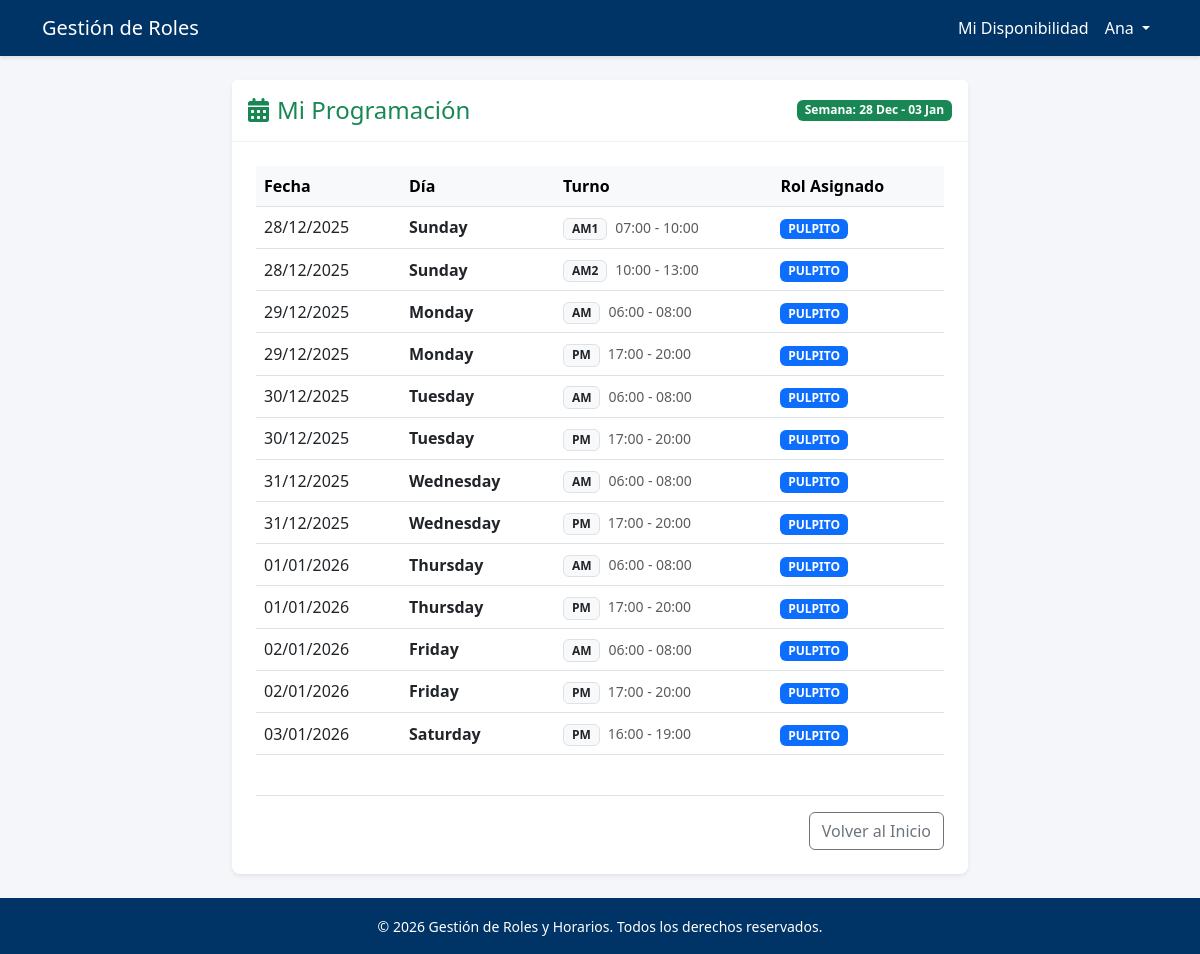
Page /users/mis-programaciones/ (signed in) on the committed database.
### users/models.py (models this page shows, shortened)
class CustomUser(AbstractUser):
    username = None
    email = models.EmailField(_('email address'), unique=True)
    documento = models.CharField(max_length=20, unique=True, verbose_name="Documento de Identidad")
    celular = models.CharField(max_length=20, verbose_name="Celular")
    GENERO_CHOICES = [
        ('M', 'Masculino'),
        ('F', 'Femenino'),
        ('O', 'Otro'),
    ]
    genero = models.CharField(max_length=1, choices=GENERO_CHOICES, verbose_name="Género")
    bes = models.BooleanField(default=False, verbose_name="B.E.S")
    im = models.BooleanField(default=False, verbose_name="I.M")
    pf = models.BooleanField(default=False, verbose_name="PF")
    roles = models.ManyToManyField(Rol, related_name='usuarios', blank=True)
    pareja = models.ForeignKey('self', null=True, blank=True, on_delete=models.SET_NULL, verbose_name="Pareja / Dependencia", help_text="Usuario con el que debe coincidir obligatoriamente en turno")
    USERNAME_FIELD = 'email'
    REQUIRED_FIELDS = ['documento', 'first_name', 'last_name']
    objects = CustomUserManager()

class Programacion(models.Model):
    fecha_inicio = models.DateField(verbose_name="Fecha Inicio Semana")
    fecha_fin = models.DateField(verbose_name="Fecha Fin Semana")
    publicada = models.BooleanField(default=False, verbose_name="Publicada")
    creada_en = models.DateTimeField(auto_now_add=True)
    class Meta:
        verbose_name = "Programación Semanal"
        verbose_name_plural = "Programaciones Semanales"
        ordering = ['-fecha_inicio']

class Asignacion(models.Model):
    programacion = models.ForeignKey(Programacion, on_delete=models.CASCADE, related_name='asignaciones')
    usuario = models.ForeignKey(CustomUser, on_delete=models.CASCADE, related_name='asignaciones')
    turno = models.ForeignKey(Turno, on_delete=models.CASCADE)
    rol = models.ForeignKey(Rol, on_delete=models.CASCADE) # El rol que ejercerá en ese turno
    fecha = models.DateField(verbose_name="Fecha del Turno")
    class Meta:
        verbose_name = "Asignación de Turno"
        verbose_name_plural = "Asignaciones de Turno"
        unique_together = ('usuario', 'fecha', 'turno') # Un usuario no puede tener 2 roles en el mismo turno/fecha

class Turno(models.Model):
    DIAS = [
        (0, 'Lunes'),
        (1, 'Martes'),
        (2, 'Miércoles'),
        (3, 'Jueves'),
        (4, 'Viernes'),
        (5, 'Sábado'),
        (6, 'Domingo'),
    ]
    dia = models.IntegerField(choices=DIAS, verbose_name="Día de la semana")
    nombre = models.CharField(max_length=50, verbose_name="Nombre del Turno") # Ej: AM, PM, AM1
    hora_inicio = models.TimeField(verbose_name="Hora Inicio")
    hora_fin = models.TimeField(verbose_name="Hora Fin")
    roles_validos = models.ManyToManyField(Rol, related_name='turnos_disponibles', blank=True)
    class Meta:
        verbose_name = "Turno"
        verbose_name_plural = "Turnos"
        ordering = ['dia', 'hora_inicio']

class Rol(models.Model):
    nombre = models.CharField(max_length=100, unique=True)
    descripcion = models.TextField(blank=True, null=True)
    class Meta:
        verbose_name = "Rol"
        verbose_name_plural = "Roles"

### users/views.py (the view)
# urls.py: path('mis-programaciones/', views.mis_programaciones, name='mis_programaciones'),
@login_required
def mis_programaciones(request):
    programacion_actual = Programacion.objects.filter(publicada=True).order_by('-fecha_inicio').first()
    asignaciones = []
    if programacion_actual:
        asignaciones = Asignacion.objects.filter(
            programacion=programacion_actual,
            usuario=request.user
        ).select_related('turno', 'rol').order_by('fecha', 'turno__hora_inicio')
    context = {
        'programacion': programacion_actual,
        'asignaciones': asignaciones
    }
    return render(request, 'users/mis_programaciones.html', context)

### templates/users/mis_programaciones.html (shortened to what this page needs)
{% extends 'base.html' %}
{% block content %}
<div class="row justify-content-center">
    <div class="col-lg-8">
        <div class="card shadow-sm">
            <div class="card-header bg-white py-3 d-flex justify-content-between align-items-center">
                <h4 class="mb-0 text-success"><i class="fas fa-calendar-alt me-2"></i>Mi Programación</h4>
                {% if programacion %}
                <span class="badge bg-success">Semana: {{ programacion.fecha_inicio|date:"d M" }} - {{ programacion.fecha_fin|date:"d M" }}</span>
                {% endif %}
            </div>
            <div class="card-body p-4">
                {% if programacion %}
                    {% if asignaciones %}
                        <div class="table-responsive">
                            <table class="table table-hover align-middle">
                                <thead class="table-light">
                                    <tr>
                                        <th>Fecha</th>
                                        <th>Día</th>
                                        <th>Turno</th>
                                        <th>Rol Asignado</th>
                                    </tr>
                                </thead>
                                <tbody>
                                    {% for asignacion in asignaciones %}
                                    <tr>
                                        <td>{{ asignacion.fecha|date:"d/m/Y" }}</td>
                                        <td class="fw-bold">{{ asignacion.fecha|date:"l"|capfirst }}</td>
                                        <td>
                                            <span class="badge bg-light text-dark border">
                                                {{ asignacion.turno.nombre }}
                                            </span>
                                            <small class="text-muted ms-1">
                                                {{ asignacion.turno.hora_inicio|time:"H:i" }} - {{ asignacion.turno.hora_fin|time:"H:i" }}
                                            </small>
                                        </td>
                                        <td>
                                            <span class="badge bg-primary">{{ asignacion.rol.nombre }}</span>
                                        </td>
                                    </tr>
                                    {% endfor %}
                                </tbody>
                            </table>
                        </div>
                    {% else %}
                        <div class="text-center py-5">
                            <i class="fas fa-coffee fa-3x text-muted mb-3"></i>
                            <h5>¡Semana Libre!</h5>
                            <p class="text-muted">No tienes turnos asignados para esta programación.</p>
                        </div>
                    {% endif %}
                {% else %}
                    <div class="text-center py-5">
                        <i class="fas fa-calendar-times fa-3x text-muted mb-3"></i>
                        <h5>No hay programación publicada</h5>
                        <p class="text-muted">Aún no se ha publicado la programación para esta semana.</p>
                    </div>
                {% endif %}
                <div class="d-grid gap-2 d-md-flex justify-content-md-end mt-4 pt-3 border-top">
                    <a href="{% url 'home' %}" class="btn btn-outline-secondary">Volver al Inicio</a>
                </div>
            </div>
        </div>
    </div>
</div>
{% endblock %}

### templates/base.html (shortened to what this page needs)
{% load static %}
<!DOCTYPE html>
<html lang="es">
<head>
    <link href="https://cdn.jsdelivr.net/npm/bootstrap@5.3.0/dist/css/bootstrap.min.css" rel="stylesheet">
    <link rel="stylesheet" href="https://cdnjs.cloudflare.com/ajax/libs/font-awesome/6.4.0/css/all.min.css">
</head>
<body class="d-flex flex-column min-vh-100">
    <nav class="navbar navbar-expand-lg navbar-dark mb-4">
        <div class="container">
            <a class="navbar-brand" href="{% url 'home' %}">
                Gestión de Roles
            </a>
            <div class="collapse navbar-collapse" id="navbarNav">
                <ul class="navbar-nav ms-auto">
                    {% if user.is_authenticated %}
                        {% if user.roles.exists %}
                        <li class="nav-item">
                            <a class="nav-link" href="{% url 'disponibilidad' %}">Mi Disponibilidad</a>
                        </li>
                        {% endif %}
                        <li class="nav-item dropdown">
                            <a class="nav-link dropdown-toggle" href="#" role="button" data-bs-toggle="dropdown">
                                {{ user.first_name }}
                            </a>
                        </li>
                    {% else %}
                        <li class="nav-item">
                            <a class="nav-link" href="{% url 'login' %}">Iniciar Sesión</a>
                        </li>
                    {% endif %}
                </ul>
            </div>
        </div>
    </nav>
    <div class="container flex-grow-1">
        {% block content %}{% endblock %}
    </div>
    <footer class="footer mt-4 text-center">
        <div class="container">
            <small>&copy; {% now "Y" %} Gestión de Roles y Horarios. Todos los derechos reservados.</small>
        </div>
    </footer>
</body>
</html>

### templates/base.html (style rules this page uses)
:root { --primary-color: #003366; --secondary-color: #0056b3; --accent-color: #f8f9fa; }
body { background-color: #f4f6f9; font-family: 'Segoe UI', Tahoma, Geneva, Verdana, sans-serif; }
.navbar { background-color: var(--primary-color); box-shadow: 0 2px 4px rgba(0,0,0,0.1); }
.navbar-brand, .nav-link { color: white !important; }
.card { border: none; box-shadow: 0 0.125rem 0.25rem rgba(0, 0, 0, 0.075); border-radius: 0.5rem; }
.card-header { background-color: white; border-bottom: 1px solid rgba(0,0,0,0.05); font-weight: 600; color: var(--primary-color); }
.footer { background-color: var(--primary-color); color: white; padding: 1rem 0; margin-top: auto; }

### rows in the picture
CustomUser: first_name "Ana"
Programacion: fecha_inicio "28 Dec", fecha_fin "03 Jan"
Asignacion: fecha "28/12/2025", fecha "Sunday", turno.nombre "AM1", turno.hora_inicio "07:00", turno.hora_fin "10:00", rol.nombre "PULPITO"
Asignacion: fecha "28/12/2025", fecha "Sunday", turno.nombre "AM2", turno.hora_inicio "10:00", turno.hora_fin "13:00", rol.nombre "PULPITO"
Asignacion: fecha "29/12/2025", fecha "Monday", turno.nombre "AM", turno.hora_inicio "06:00", turno.hora_fin "08:00", rol.nombre "PULPITO"
Asignacion: fecha "29/12/2025", fecha "Monday", turno.nombre "PM", turno.hora_inicio "17:00", turno.hora_fin "20:00", rol.nombre "PULPITO"
Asignacion: fecha "30/12/2025", fecha "Tuesday", turno.nombre "AM", turno.hora_inicio "06:00", turno.hora_fin "08:00", rol.nombre "PULPITO"
Asignacion: fecha "30/12/2025", fecha "Tuesday", turno.nombre "PM", turno.hora_inicio "17:00", turno.hora_fin "20:00", rol.nombre "PULPITO"
Asignacion: fecha "31/12/2025", fecha "Wednesday", turno.nombre "AM", turno.hora_inicio "06:00", turno.hora_fin "08:00", rol.nombre "PULPITO"
Asignacion: fecha "31/12/2025", fecha "Wednesday", turno.nombre "PM", turno.hora_inicio "17:00", turno.hora_fin "20:00", rol.nombre "PULPITO"
Asignacion: fecha "01/01/2026", fecha "Thursday", turno.nombre "AM", turno.hora_inicio "06:00", turno.hora_fin "08:00", rol.nombre "PULPITO"
Asignacion: fecha "01/01/2026", fecha "Thursday", turno.nombre "PM", turno.hora_inicio "17:00", turno.hora_fin "20:00", rol.nombre "PULPITO"
Asignacion: fecha "02/01/2026", fecha "Friday", turno.nombre "AM", turno.hora_inicio "06:00", turno.hora_fin "08:00", rol.nombre "PULPITO"
Asignacion: fecha "02/01/2026", fecha "Friday", turno.nombre "PM", turno.hora_inicio "17:00", turno.hora_fin "20:00", rol.nombre "PULPITO"
Asignacion: fecha "03/01/2026", fecha "Saturday", turno.nombre "PM", turno.hora_inicio "16:00", turno.hora_fin "19:00", rol.nombre "PULPITO"
